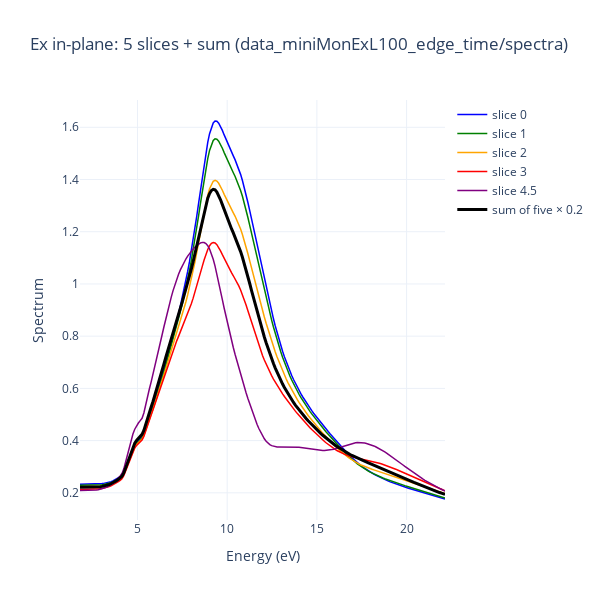
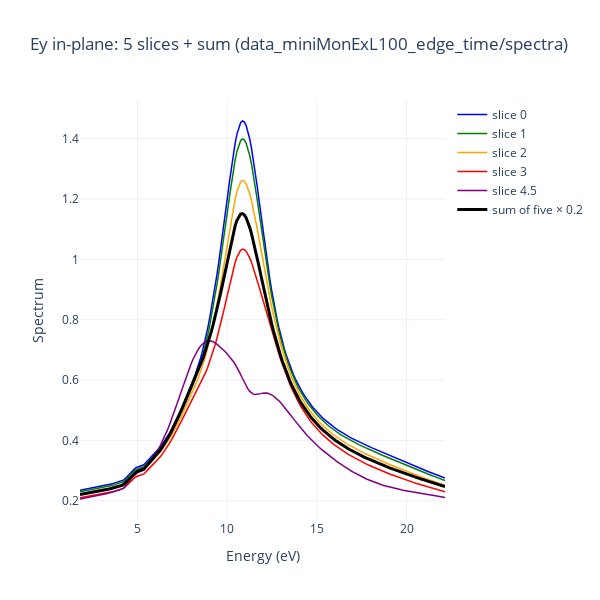
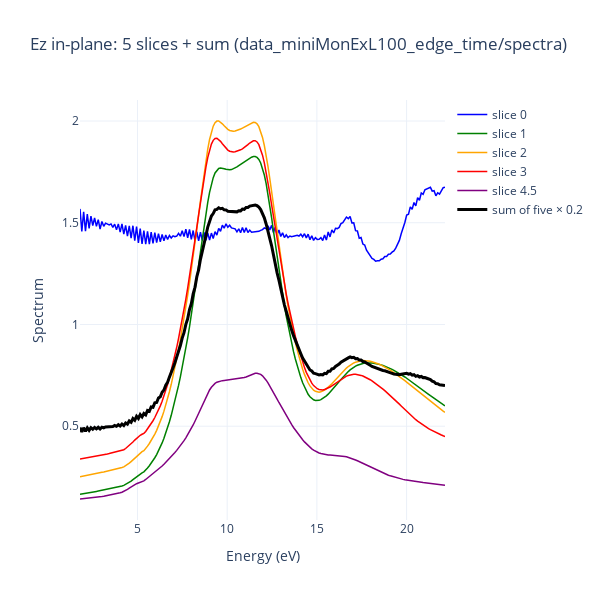

Notebook code for these charts, in order:
### Code cell
# Example usage
data_dir = 'data_miniMonExL100_edge_time/spectra'
slice_names=['0', '1', '2', '3', '4.5']
combine_and_plot_ez(data_dir,'Ex',slice_names)
combine_and_plot_ez(data_dir,'Ey',slice_names)
combine_and_plot_ez(data_dir,'Ez',slice_names)

### Figure 1 — Plotly figure (JSON) as saved in the notebook; plotly's stock layout.template omitted (floating-point values rounded to 4 significant figures; data arrays with more than 128 entries replaced by an {"elided": "..."} marker saying what was removed)
{"data": [{"line": {"color": "blue", "width": 1.5}, "mode": "lines", "name": "slice 0", "type": "scatter", "x": {"elided": "201 float values"}, "y": {"elided": "201 float values"}}, {"line": {"color": "green", "width": 1.5}, "mode": "lines", "name": "slice 1", "type": "scatter", "x": {"elided": "201 float values"}, "y": {"elided": "201 float values"}}, {"line": {"color": "orange", "width": 1.5}, "mode": "lines", "name": "slice 2", "type": "scatter", "x": {"elided": "201 float values"}, "y": {"elided": "201 float values"}}, {"line": {"color": "red", "width": 1.5}, "mode": "lines", "name": "slice 3", "type": "scatter", "x": {"elided": "201 float values"}, "y": {"elided": "201 float values"}}, {"line": {"color": "purple", "width": 1.5}, "mode": "lines", "name": "slice 4.5", "type": "scatter", "x": {"elided": "201 float values"}, "y": {"elided": "201 float values"}}, {"line": {"color": "black", "width": 3}, "mode": "lines", "name": "sum of five × 0.2", "type": "scatter", "x": {"elided": "201 float values"}, "y": {"elided": "201 float values"}}], "layout": {"height": 600, "hovermode": "x unified", "title": {"text": "Ex in-plane: 5 slices + sum (data_miniMonExL100_edge_time/spectra)"}, "width": 600, "xaxis": {"title": {"text": "Energy (eV)"}}, "yaxis": {"title": {"text": "Spectrum"}}}}

### Figure 2 — Plotly figure (JSON) as saved in the notebook; plotly's stock layout.template omitted (floating-point values rounded to 4 significant figures; data arrays with more than 128 entries replaced by an {"elided": "..."} marker saying what was removed)
{"data": [{"line": {"color": "blue", "width": 1.5}, "mode": "lines", "name": "slice 0", "type": "scatter", "x": {"elided": "201 float values"}, "y": {"elided": "201 float values"}}, {"line": {"color": "green", "width": 1.5}, "mode": "lines", "name": "slice 1", "type": "scatter", "x": {"elided": "201 float values"}, "y": {"elided": "201 float values"}}, {"line": {"color": "orange", "width": 1.5}, "mode": "lines", "name": "slice 2", "type": "scatter", "x": {"elided": "201 float values"}, "y": {"elided": "201 float values"}}, {"line": {"color": "red", "width": 1.5}, "mode": "lines", "name": "slice 3", "type": "scatter", "x": {"elided": "201 float values"}, "y": {"elided": "201 float values"}}, {"line": {"color": "purple", "width": 1.5}, "mode": "lines", "name": "slice 4.5", "type": "scatter", "x": {"elided": "201 float values"}, "y": {"elided": "201 float values"}}, {"line": {"color": "black", "width": 3}, "mode": "lines", "name": "sum of five × 0.2", "type": "scatter", "x": {"elided": "201 float values"}, "y": {"elided": "201 float values"}}], "layout": {"height": 600, "hovermode": "x unified", "title": {"text": "Ey in-plane: 5 slices + sum (data_miniMonExL100_edge_time/spectra)"}, "width": 600, "xaxis": {"title": {"text": "Energy (eV)"}}, "yaxis": {"title": {"text": "Spectrum"}}}}

### Figure 3 — Plotly figure (JSON) as saved in the notebook; plotly's stock layout.template omitted (floating-point values rounded to 4 significant figures; data arrays with more than 128 entries replaced by an {"elided": "..."} marker saying what was removed)
{"data": [{"line": {"color": "blue", "width": 1.5}, "mode": "lines", "name": "slice 0", "type": "scatter", "x": {"elided": "201 float values"}, "y": {"elided": "201 float values"}}, {"line": {"color": "green", "width": 1.5}, "mode": "lines", "name": "slice 1", "type": "scatter", "x": {"elided": "201 float values"}, "y": {"elided": "201 float values"}}, {"line": {"color": "orange", "width": 1.5}, "mode": "lines", "name": "slice 2", "type": "scatter", "x": {"elided": "201 float values"}, "y": {"elided": "201 float values"}}, {"line": {"color": "red", "width": 1.5}, "mode": "lines", "name": "slice 3", "type": "scatter", "x": {"elided": "201 float values"}, "y": {"elided": "201 float values"}}, {"line": {"color": "purple", "width": 1.5}, "mode": "lines", "name": "slice 4.5", "type": "scatter", "x": {"elided": "201 float values"}, "y": {"elided": "201 float values"}}, {"line": {"color": "black", "width": 3}, "mode": "lines", "name": "sum of five × 0.2", "type": "scatter", "x": {"elided": "201 float values"}, "y": {"elided": "201 float values"}}], "layout": {"height": 600, "hovermode": "x unified", "title": {"text": "Ez in-plane: 5 slices + sum (data_miniMonExL100_edge_time/spectra)"}, "width": 600, "xaxis": {"title": {"text": "Energy (eV)"}}, "yaxis": {"title": {"text": "Spectrum"}}}}
